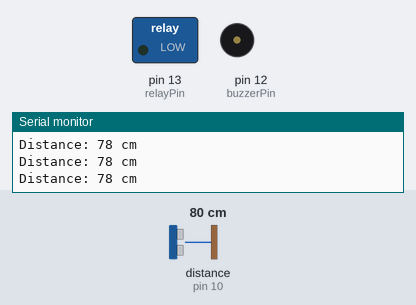
Recording of a sketch running on a simulated Arduino Uno, built with avr-gcc and run on an emulated ATmega328P. Parts: switched loads named in the sketch (green lamp = pin HIGH), buzzer (waves = sounding, pin HIGH), the last lines printed to the serial monitor. Wiring (inferred from the names in the program): ultrasonic range finder: trigger pin 9; echo pin 10. The test bench sets the inputs (shaded band); at power-on: distance to the obstacle (sensor on pin 10) 80 cm. The echo pulse lasts 58.3 µs per cm; pins used as bus, display or sensor lines are not drawn.

Above: at 1.2 s.
1.3 s: distance to the obstacle (sensor on pin 10) set to 23 cm
2.8 s: distance to the obstacle (sensor on pin 10) set to 18 cm
At 3.9 s:
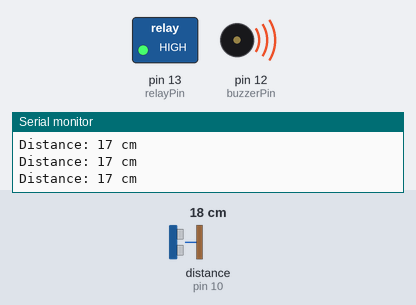
4.3 s: distance to the obstacle (sensor on pin 10) set to 25 cm
7.3 s: distance to the obstacle (sensor on pin 10) set to 29 cm
At 8.5 s:
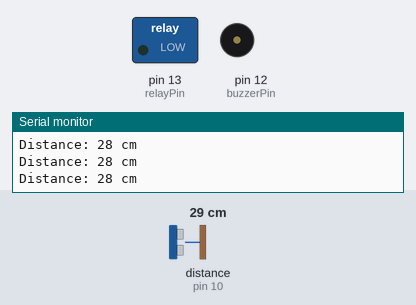
8.8 s: distance to the obstacle (sensor on pin 10) set to 2 cm
At 9.5 s:
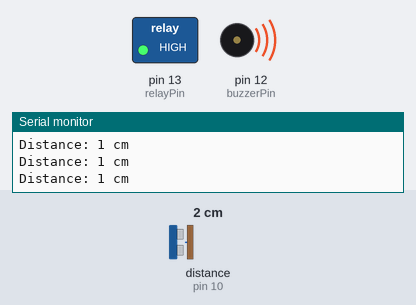
Timing chart, 0 to 11.3 s (numbered marks = the images above; inputs shaded):
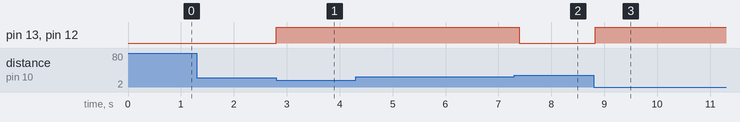

Measured:
- the behaviour switches between 21 and 20 cm on distance to the obstacle (sensor on pin 10) (found by bisection; images 0 and 1)
- the behaviour switches between 26 and 27 cm on distance to the obstacle (sensor on pin 10) (found by bisection; images 1 and 2)
- after the input at 2.8 s, pin 13 (relayPin), pin 12 (buzzerPin): LOW → HIGH at once
- after the input at 7.3 s, pin 13 (relayPin), pin 12 (buzzerPin): HIGH → LOW after 0.10 s
- after the input at 8.8 s, pin 13 (relayPin), pin 12 (buzzerPin): LOW → HIGH at once

The sketch:

sketch_aug14a.ino
```cpp
#define trigPin 9
#define echoPin 10
#define relayPin 13
#define buzzerPin 12

const int ON_DISTANCE = 20;   // Turn ON if object is closer than this
const int OFF_DISTANCE = 25;  // Turn OFF if object is farther than this

bool bulbOn = false;

void setup() {
  pinMode(trigPin, OUTPUT);
  pinMode(echoPin, INPUT);
  pinMode(relayPin, OUTPUT);
  pinMode(buzzerPin, OUTPUT);

  digitalWrite(relayPin, LOW);  // Relay OFF at start
  digitalWrite(buzzerPin, LOW); // Buzzer OFF at start

  Serial.begin(9600);
}

long getDistanceCM() {
  digitalWrite(trigPin, LOW);
  delayMicroseconds(2);
  digitalWrite(trigPin, HIGH);
  delayMicroseconds(10);
  digitalWrite(trigPin, LOW);

  long duration = pulseIn(echoPin, HIGH, 30000); // Timeout at ~5m
  if (duration == 0) return 9999; // No reading
  return duration * 0.034 / 2;
}

void loop() {
  long distance = getDistanceCM();

  Serial.print("Distance: ");
  Serial.print(distance);
  Serial.println(" cm");

  if (!bulbOn && distance < ON_DISTANCE && distance > 0) {
    bulbOn = true;
  }
  else if (bulbOn && distance > OFF_DISTANCE) {
    bulbOn = false;
  }

  if (bulbOn) {
    digitalWrite(relayPin, HIGH);  // Bulb ON
    digitalWrite(buzzerPin, HIGH); // Buzzer ON
  } else {
    digitalWrite(relayPin, LOW);   // Bulb OFF
    digitalWrite(buzzerPin, LOW);  // Buzzer OFF
  }

  delay(100);
}
```
